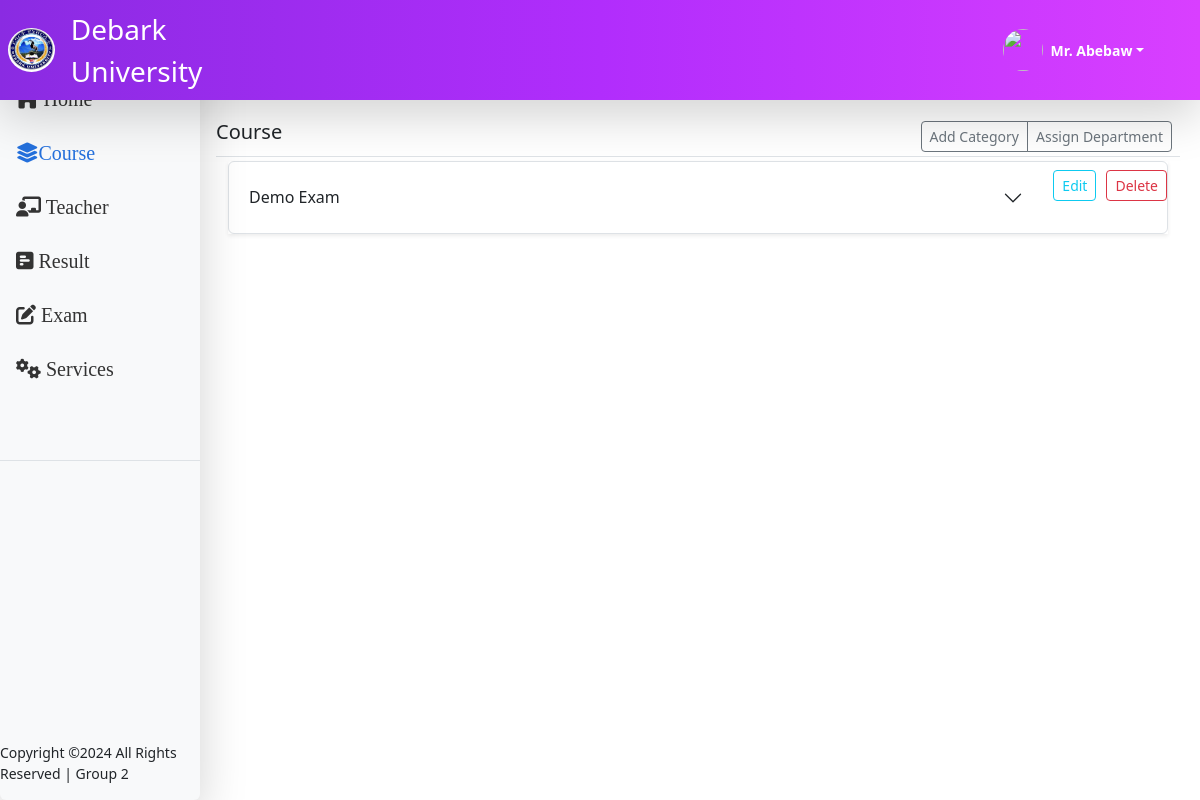
The app's page /admin/addcourse.php (signed in) with its own data.
### tables this page shows
CREATE TABLE `account` (
  `Department` varchar(100) DEFAULT NULL,
  `user_id` varchar(21) NOT NULL,
  `user_type` varchar(21) NOT NULL,
  `title` varchar(20) DEFAULT NULL,
  `fname` varchar(24) NOT NULL,
  `lname` varchar(23) NOT NULL,
  `gname` varchar(24) NOT NULL,
  `phone` int(25) NOT NULL,
  `email` varchar(27) NOT NULL,
  `email_stat` int(5) DEFAULT NULL,
  `photo` varchar(255) DEFAULT NULL,
  `user_name` varchar(24) NOT NULL,
  `password` varchar(100) NOT NULL,
  `status` int(5) NOT NULL DEFAULT 1
);

CREATE TABLE `category` (
  `cat_id` varchar(60) NOT NULL,
  `cat_code` varchar(55) DEFAULT NULL,
  `college` varchar(55) NOT NULL,
  `stream` varchar(55) NOT NULL,
  `cat_type` varchar(23) NOT NULL,
  `cat_name` varchar(100) NOT NULL,
  `exam_date` varchar(15) DEFAULT NULL,
  `start_time` varchar(5) DEFAULT NULL,
  `apply_limit` int(11) DEFAULT NULL,
  `required_limit` int(11) DEFAULT NULL,
  `stat` int(3) NOT NULL DEFAULT 0,
  `dep_stat` int(3) NOT NULL DEFAULT 0,
  `date` date NOT NULL DEFAULT current_timestamp()
);

### admin/addcourse.php (the view, shortened to what this page needs)
<?php
include "dbc.php";
include "header.php";
$fetch = $pdo->prepare('SELECT * FROM category WHERE college=:collg ORDER BY cat_name ASC');
$fetch->bindValue(':collg', $_SESSION['hdepid']);
$fetch->execute();
$cat = $fetch->fetchAll(PDO::FETCH_ASSOC);
?>
<html lang="en">
<head>
</head>
<body >
<div class="d-flex justify-content-between flex-wrap flex-md-nowrap align-items-center pt-1 pb-1 mb-1 border-bottom">
        <h5 class="h5">Course</h5>
        <div class="btn-toolbar mb-2 mb-md-0">
          <div class="btn-group me-2">
            <button type="button" class="btn btn-sm btn-outline-secondary" data-bs-toggle="modal" data-bs-target="#addmodal"> Add Category</button>
            <button type="button" class="btn btn-sm btn-outline-secondary" data-bs-toggle="modal" data-bs-target="#catmodal">Assign Department</button>
          </div>
        </div>
      </div>
  <div class="container big">
    <div class="position-fixed bottom-0 end-0 p-3" style="z-index: 11">
    </div>
    <?php foreach ($cat as $ca) :
    ?>
      <div class="accordion mb-2 shadow-sm  mb-2 " id="accordionPanelsStayOpenExample">
        <div class="accordion-item">
          <h2 class="accordion-header" id="panelsStayOpen-headingTwo">
            <div style="display: flex; align-items: center;">
              <button class="accordion-button collapsed btn-sm" type="button" data-bs-toggle="collapse" data-bs-target="#<?php echo $ca['cat_id'] ?>panelsStayOpen-collapseTwo" aria-expanded="false" aria-controls="panelsStayOpen-collapseTwo">
                <?php echo $ca['cat_name'] ?>
              </button>
              <form style="margin-left: 10px;">
                <button data-bs-target="#editmodalbig" type="button" data-bs-toggle="modal" name="editter" id="migrugant" value="<?php echo $ca['cat_id'] ?>"
                 class="bbrugantbig btn btn-sm btn-outline-info mt-2 " data-id="<?php ?>" >Edit</button>
              </form>
              <form id="cdelte" method="POST" style="margin-left: 10px;">
                <button type="button" id="bigcdelete" name="bigcdelete" value="<?php echo $ca['cat_id']?>"
                class="cdelete btn btn-sm btn-outline-danger mt-2">Delete</button>
              </form>
            </div>
          </h2>
        </div>
      </div>
    <?php endforeach; ?>
    </div>
</body>
</html>

### admin/header.php (shortened to what this page needs)
<?php
include "dbc.php";
if (isset($_SESSION['huid']) && isset($_SESSION['hdepid'])) {
  $fetch = $pdo->prepare('SELECT * FROM account WHERE user_id=:depa AND user_type=:teach ');
  $fetch->bindValue(':depa', $_SESSION['huid']);
  $fetch->bindValue(':teach', 'Head');
  $fetch->execute();
  $hprofile = $fetch->fetch(PDO::FETCH_ASSOC);
?>
<html lang="en">
  <head>
    <link href="css/sidebars.css" rel="stylesheet">
    <link href="css/all.min.css" rel="stylesheet" type="text/css">
        <link href="css/fontawesome.min.css" rel="stylesheet" type="text/css">
<link href="css/bootstrap.min.css" rel="stylesheet">
    <link href="css/dashboard.css?v=<?php echo time(); ?>" rel="stylesheet">
  </head>
  <body>
  <header class="navbar navbar-dark sticky-top flex-md-nowrap p-2 shadow-lg  mb-3 "style="background: linear-gradient(to right, #8A2BE2, #B12DFC, #D93FFF);
  /* Use vendor prefixes for better browser compatibility */
  background: -moz-linear-gradient(left, #8A2BE2, #B12DFC, #D93FFF);
  background: -webkit-linear-gradient(left, #8A2BE2, #B12DFC, #D93FFF);
  background: linear-gradient(to right, #8A2BE2, #B12DFC, #D93FFF);" >
  <a href="/" class="d-flex align-items-center col-md-3 mb-2 mb-md-0 text-dark text-decoration-none">
          <img src="img/logod.png" alt="" width="47" height="44" style="border-radius:55%;" class="d-inline-block align-text-center">
          <span class="text-white fs-3 ms-3">Debark University</span>
        </a>
    <div class="dropdown px-5">
      <a href="#" class="d-flex align-items-center  text-white link-info text-decoration-none dropdown-toggle" data-bs-toggle="dropdown" aria-expanded="false">
        <img src="img/account/<?php echo $hprofile['photo'] ?>" alt="" width="40" height="42" class="rounded-circle me-2">
        <strong><?php echo $hprofile['title'].' '.$hprofile['fname'] ?></strong>
      </a>
    </div>
</header>
<div class="container-fluid">
  <div class="row">
    <nav id="sidebarMenu" class="shadow-lg  rounded col-md-3 col-lg-2 d-md-block bg-light sidebar collapse">
      <div class="position-sticky pt-3 sidebar-sticky">
        <ul class="nav flex-column pp" >
          <li class="nav-item aa mb-2">
            <a class="nav-link homie active "
            href="home"><span class="fa fa-home"></span> Home</a>
          </li>
          <li class="nav-item mb-2">
        <button class="btn nav-link caticati btn-toggle d-inline-flex align-items-center rounded border-0 collapsed" data-bs-toggle="collapse" data-bs-target="#orders-collapsec" aria-expanded="false">
        <span class="fa fa-layer-group"></span> Course
        </button>
        </li>
          <li class="nav-item mb-2">
            <a class="nav-link tichur"  href="addinstruct"><span class="fa fa-chalkboard-user"></span> Teacher
            </a>
          </li>
          <li class="nav-item mb-2">
            <a class="nav-link resulti" href="eResult"><span class="fa fa-square-poll-horizontal"></span> Result</a>
          </li>
          <li class="nav-item mb-2">
            <a class="nav-link actexam" href="actexam"><span class="fa fa-pen-to-square"></span> Exam</a>
          </li>
          <li class="nav-item mb-2">
            <a class="nav-link serv" href="service"><span class="fa fa-cogs"></span> Services</a>
          </li>
        </ul>
        <ul class="nav flex-column mb-2">
          <li class="nav-item">
            <a class="nav-link" href="#">
            </a>
          </li>
          <li class="border-top my-3"></li>
  </div>
        <div class="footer">
              <p>
                Copyright &copy;<script>document.write(new Date().getFullYear());</script> All Rights Reserved | Group 2
              </p>
            </div>
      </div>
    <main class="col-md-9 ms-sm-auto col-lg-10 px-md-2">
<?php
}else{
  header("Location:session.php");
     exit();
}
 ?>

### admin/css/sidebars.css (style rules this page uses)
.dropdown-toggle { outline: 0; }
.btn-toggle { padding: .25rem .5rem; font-weight: 600; color: rgba(0, 0, 0, .65); background-color: transparent; }
.btn-toggle::before { width: 1.25em; line-height: 0; transition: transform .35s ease; transform-origin: .5em 50%; }

### admin/css/dashboard.css (style rules this page uses)
body { font-size: .875rem; }
.sidebar { position: fixed; top: 5pxs; max-width: 210px; bottom: 0; left: 0; z-index: 100; padding: 48px 0 0; box-shadow: inset -1px 0 0 rgba(0, 0, 0, .1); }
.sidebar-sticky { height: calc(100vh - 48px); overflow-x: hidden; overflow-y: auto; }
.sidebar .nav-link { font-weight: 5000; font-size: 20px; color: #333; font-family: font-monospace; }
.sidebar-sticky .pp .aa:first-child { margin-top: 70px; }
.sidebar .nav-link.active { color: #2470dc; }

### records on screen
account: title "Mr.", fname "Abebaw"
category: cat_name "Demo Exam"
